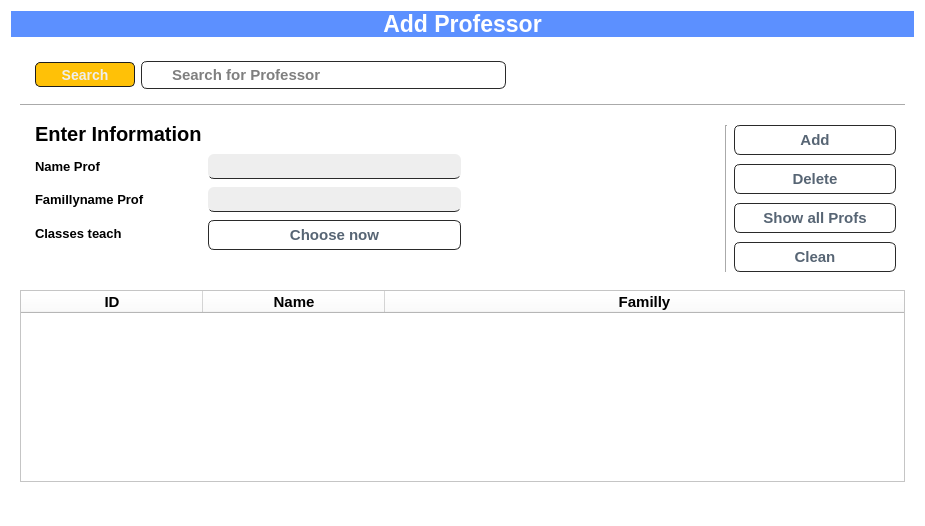
               <widget class="QWidget" name="page_3">
                <property name="styleSheet">
                 <string notr="true">QWidget{background:#fff;}</string>
                </property>
                <layout class="QVBoxLayout" name="verticalLayout_10">
                 <item>
                  <widget class="QLabel" name="label_35">
                   <property name="font">
                    <font>
                     <pointsize>17</pointsize>
                     <weight>75</weight>
                     <bold>true</bold>
                    </font>
                   </property>
                   <property name="styleSheet">
                    <string notr="true">background-color: rgb(92, 144, 255);
color: rgb(255, 255, 255);</string>
                   </property>
                   <property name="text">
                    <string>&lt;html&gt;&lt;head/&gt;&lt;body&gt;&lt;p align=&quot;center&quot;&gt;Add Professor&lt;/p&gt;&lt;/body&gt;&lt;/html&gt;</string>
                   </property>
                  </widget>
                 </item>
                 <item>
                  <widget class="QWidget" name="widget_50" native="true">
                   <property name="sizePolicy">
                    <sizepolicy hsizetype="Preferred" vsizetype="Expanding">
                     <horstretch>0</horstretch>
                     <verstretch>0</verstretch>
                    </sizepolicy>
                   </property>
                   <property name="styleSheet">
                    <string notr="true">background-color: rgb(255, 255, 255);</string>
                   </property>
                   <layout class="QGridLayout" name="gridLayout_9">
                    <item row="2" column="3">
                     <widget class="QWidget" name="widget_52" native="true">
                      <property name="minimumSize">
                       <size>
                        <width>189</width>
                        <height>0</height>
                       </size>
                      </property>
                      <property name="focusPolicy">
                       <enum>Qt::NoFocus</enum>
                      </property>
                      <layout class="QGridLayout" name="gridLayout_10">
                       <property name="leftMargin">
                        <number>0</number>
                       </property>
                       <property name="topMargin">
                        <number>0</number>
                       </property>
                       <property name="rightMargin">
                        <number>0</number>
                       </property>
                       <property name="bottomMargin">
                        <number>0</number>
                       </property>
                       <property name="spacing">
                        <number>0</number>
                       </property>
                       <item row="0" column="0">
                        <widget class="QScrollArea" name="scrollArea">
                         <property name="minimumSize">
                          <size>
                           <width>0</width>
                           <height>1</height>
                          </size>
                         </property>
                         <property name="maximumSize">
                          <size>
                           <width>231</width>
                           <height>180</height>
                          </size>
                         </property>
                         <property name="styleSheet">
                          <string notr="true">border:none;</string>
                         </property>
                         <property name="widgetResizable">
                          <bool>true</bool>
                         </property>
                         <widget class="QWidget" name="scrollAreaWidgetContents">
                          <property name="geometry">
                           <rect>
                            <x>0</x>
                            <y>0</y>
                            <width>192</width>
                            <height>180</height>
                           </rect>
                          </property>
                          <layout class="QVBoxLayout" name="verticalLayout_23">
                           <item>
                            <layout class="QVBoxLayout" name="verticalLayout_11">
                             <property name="spacing">
                              <number>4</number>
                             </property>
                            </layout>
                           </item>
                          </layout>
                         </widget>
                        </widget>
                       </item>
                      </layout>
                     </widget>
                    </item>
                    <item row="4" column="0" colspan="4" alignment="Qt::AlignBottom">
                     <widget class="QWidget" name="widget_54" native="true">
                      <layout class="QHBoxLayout" name="horizontalLayout_15"/>
                     </widget>
                    </item>
                    <item row="3" column="0" colspan="5">
                     <widget class="QWidget" name="widget_4" native="true">
                      <property name="sizePolicy">
                       <sizepolicy hsizetype="Preferred" vsizetype="Expanding">
                        <horstretch>0</horstretch>
                        <verstretch>0</verstretch>
                       </sizepolicy>
                      </property>
                      <layout class="QVBoxLayout" name="verticalLayout_8">
                       <property name="spacing">
                        <number>0</number>
                       </property>
                       <property name="leftMargin">
                        <number>0</number>
                       </property>
                       <property name="topMargin">
                        <number>0</number>
                       </property>
                       <property name="rightMargin">
                        <number>0</number>
                       </property>
                       <property name="bottomMargin">
                        <number>0</number>
                       </property>
                       <item>
                        <widget class="QTableWidget" name="table_profs">
                         <property name="focusPolicy">
                          <enum>Qt::NoFocus</enum>
                         </property>
                         <property name="layoutDirection">
                          <enum>Qt::LeftToRight</enum>
                         </property>
                         <property name="styleSheet">
                          <string notr="true">font-size:14px;
font-weight:bold;
text-align:center;</string>
                         </property>
                         <property name="frameShape">
                          <enum>QFrame::StyledPanel</enum>
                         </property>
                         <property name="horizontalScrollMode">
                          <enum>QAbstractItemView::ScrollPerItem</enum>
                         </property>
                         <property name="gridStyle">
                          <enum>Qt::DotLine</enum>
                         </property>
                         <attribute name="horizontalHeaderDefaultSectionSize">
                          <number>182</number>
                         </attribute>
                         <attribute name="horizontalHeaderHighlightSections">
                          <bool>false</bool>
                         </attribute>
                         <attribute name="horizontalHeaderShowSortIndicator" stdset="0">
                          <bool>false</bool>
                         </attribute>
                         <attribute name="horizontalHeaderStretchLastSection">
                          <bool>true</bool>
                         </attribute>
                         <attribute name="verticalHeaderStretchLastSection">
                          <bool>false</bool>
                         </attribute>
                         <column>
                          <property name="text">
                           <string>          ID          </string>
                          </property>
                          <property name="font">
                           <font>
                            <pointsize>11</pointsize>
                            <weight>75</weight>
                            <bold>true</bold>
                           </font>
                          </property>
                          <property name="textAlignment">
                           <set>AlignCenter</set>
                          </property>
                         </column>
                         <column>
                          <property name="text">
                           <string>Name</string>
                          </property>
                          <property name="font">
                           <font>
                            <pointsize>11</pointsize>
                            <weight>75</weight>
                            <bold>true</bold>
                           </font>
                          </property>
                          <property name="textAlignment">
                           <set>AlignCenter</set>
                          </property>
                         </column>
                         <column>
                          <property name="text">
                           <string>Familly</string>
                          </property>
                          <property name="font">
                           <font>
                            <pointsize>11</pointsize>
                            <weight>75</weight>
                            <bold>true</bold>
                           </font>
                          </property>
                          <property name="textAlignment">
                           <set>AlignCenter</set>
                          </property>
                         </column>
                        </widget>
                       </item>
                      </layout>
                     </widget>
                    </item>
                    <item row="1" column="0" colspan="5">
                     <widget class="Line" name="line_17">
                      <property name="orientation">
                       <enum>Qt::Horizontal</enum>
                      </property>
                     </widget>
                    </item>
                    <item row="2" column="1">
                     <widget class="QWidget" name="widget_53" native="true">
                      <property name="sizePolicy">
                       <sizepolicy hsizetype="Preferred" vsizetype="Expanding">
                        <horstretch>0</horstretch>
                        <verstretch>0</verstretch>
                       </sizepolicy>
                      </property>
                      <property name="minimumSize">
                       <size>
                        <width>415</width>
                        <height>0</height>
                       </size>
                      </property>
                      <property name="maximumSize">
                       <size>
                        <width>444</width>
                        <height>16777215</height>
                       </size>
                      </property>
                      <property name="styleSheet">
                       <string notr="true">border:none;
border-radius:10px;
background-color: white;
</string>
                      </property>
                      <layout class="QFormLayout" name="formLayout_6">
                       <property name="verticalSpacing">
                        <number>8</number>
                       </property>
                       <item row="0" column="0">
                        <widget class="QLabel" name="lll1">
                         <property name="font">
                          <font>
                           <pointsize>15</pointsize>
                           <weight>75</weight>
                           <bold>true</bold>
                          </font>
                         </property>
                         <property name="styleSheet">
                          <string notr="true">color: #000;
border:none;</string>
                         </property>
                         <property name="text">
                          <string>Enter Information</string>
                         </property>
                        </widget>
                       </item>
                       <item row="4" column="0">
                        <widget class="QLabel" name="lll2">
                         <property name="font">
                          <font>
                           <pointsize>10</pointsize>
                           <weight>75</weight>
                           <bold>true</bold>
                          </font>
                         </property>
                         <property name="styleSheet">
                          <string notr="true">color: #000;
border:none;</string>
                         </property>
                         <property name="text">
                          <string>Name Prof</string>
                         </property>
                        </widget>
                       </item>
                       <item row="4" column="1">
                        <widget class="QLineEdit" name="lineEdit_21">
                         <property name="styleSheet">
                          <string notr="true">QLineEdit {
	background-color: rgb(238, 238, 238);
	color:#000;
	border-radius: 6px;
	border-bottom: 1px solid #2a2a2a;
	display:inline-block;
	font-family:Arial;
	font-size:14px;
	font-weight:bold;
	padding:3px 28px;
	text-decoration:none;
	text-shadow:0px 1px 0px #ffffff;
}
	</string>
                         </property>
                         <property name="placeholderText">
                          <string/>
                         </property>
                        </widget>
                       </item>
                       <item row="5" column="0">
                        <widget class="QLabel" name="lll3">
                         <property name="font">
                          <font>
                           <pointsize>10</pointsize>
                           <weight>75</weight>
                           <bold>true</bold>
                          </font>
                         </property>
                         <property name="styleSheet">
                          <string notr="true">color: #000;
border:none;</string>
                         </property>
                         <property name="text">
                          <string>Famillyname Prof</string>
                         </property>
                        </widget>
                       </item>
                       <item row="6" column="0">
                        <widget class="QLabel" name="lll4">
                         <property name="font">
                          <font>
                           <pointsize>10</pointsize>
                           <weight>75</weight>
                           <bold>true</bold>
                          </font>
                         </property>
                         <property name="styleSheet">
                          <string notr="true">color: #000;
border:none;</string>
                         </property>
                         <property name="text">
                          <string>Classes teach</string>
                         </property>
                        </widget>
                       </item>
                       <item row="6" column="1">
                        <widget class="QPushButton" name="pushButton_34">
                         <property name="styleSheet">
                          <string notr="true">QPushButton {
	background-color: #ffffff;
	color: #576574;
	border-radius: 6px;
	border: 1px solid #2a2a2a;
	display:inline-block;
	font-family:Arial;
	font-size:15px;
	font-weight:bold;
	padding:5px 28px;
	text-decoration:none;
	text-shadow:0px 1px 0px #ffffff;
}
QPushButton:hover {
	background:linear-gradient(to bottom, #f9f9f9 5%, #e9e9e9 100%);
	background-color: QLinearGradient( x1: 0, y1: 0, x2: 1, y2: 1, stop: 0 #D980FA, stop: 0.1 #ED4C67, stop: 0.5 #B53471, stop: 0.9 #B53471, stop: 1 #833471);
	color: #eeeeee;
	border-radius: 6px;
	border: 1px solid #ffffff;
	display:inline-block;
	cursor:pointer;
	font-family:Arial;
	font-size:10px;
	font-weight:bold;
	padding:5px 24px;
	text-decoration:none;
	text-shadow:0px 1px 0px #ffffff;
}</string>
                         </property>
                         <property name="text">
                          <string>Choose now</string>
                         </property>
                        </widget>
                       </item>
                       <item row="5" column="1">
                        <widget class="QLineEdit" name="lineEdit">
                         <property name="styleSheet">
                          <string notr="true">QLineEdit {
	background-color: rgb(238, 238, 238);
	color:#000;
	border-radius: 6px;
	border-bottom: 1px solid #2a2a2a;
	display:inline-block;
	font-family:Arial;
	font-size:14px;
	font-weight:bold;
	padding:3px 28px;
	text-decoration:none;
	text-shadow:0px 1px 0px #ffffff;
}
	</string>
                         </property>
                        </widget>
                       </item>
                       <item row="7" column="1">
                        <widget class="QLabel" name="status">
                         <property name="styleSheet">
                          <string notr="true">color: rgb(94, 156, 255);
font-size:15px;
font-weight:bold;</string>
                         </property>
                         <property name="text">
                          <string/>
                         </property>
                        </widget>
                       </item>
                      </layout>
                     </widget>
                    </item>
                    <item row="2" column="4">
                     <widget class="QWidget" name="widget_5" native="true">
                      <layout class="QGridLayout" name="gridLayout_2">
                       <item row="1" column="1">
                        <widget class="QPushButton" name="pushButton_30">
                         <property name="styleSheet">
                          <string notr="true">QPushButton {
	background-color: #ffffff;
	color: #576574;
	border-radius: 6px;
	border: 1px solid #2a2a2a;
	display:inline-block;
	font-family:Arial;
	font-size:15px;
	font-weight:bold;
	padding:5px 28px;
	text-decoration:none;
	text-shadow:0px 1px 0px #ffffff;
}
QPushButton:hover {
	background:linear-gradient(to bottom, #f9f9f9 5%, #e9e9e9 100%);
	background-color: QLinearGradient( x1: 0, y1: 0, x2: 1, y2: 1, stop: 0 #D980FA, stop: 0.1 #ED4C67, stop: 0.5 #B53471, stop: 0.9 #B53471, stop: 1 #833471);
	color: #eeeeee;
	border-radius: 6px;
	border: 1px solid #ffffff;
	display:inline-block;
	cursor:pointer;
	font-family:Arial;
	font-size:10px;
	font-weight:bold;
	padding:5px 24px;
	text-decoration:none;
	text-shadow:0px 1px 0px #ffffff;
}</string>
                         </property>
                         <property name="text">
                          <string>Delete</string>
                         </property>
                        </widget>
                       </item>
                       <item row="2" column="1">
                        <widget class="QPushButton" name="pushButton_31">
                         <property name="styleSheet">
                          <string notr="true">QPushButton {
	background-color: #ffffff;
	color: #576574;
	border-radius: 6px;
	border: 1px solid #2a2a2a;
	display:inline-block;
	font-family:Arial;
	font-size:15px;
	font-weight:bold;
	padding:5px 28px;
	text-decoration:none;
	text-shadow:0px 1px 0px #ffffff;
}
QPushButton:hover {
	background:linear-gradient(to bottom, #f9f9f9 5%, #e9e9e9 100%);
	background-color: QLinearGradient( x1: 0, y1: 0, x2: 1, y2: 1, stop: 0 #D980FA, stop: 0.1 #ED4C67, stop: 0.5 #B53471, stop: 0.9 #B53471, stop: 1 #833471);
	color: #eeeeee;
	border-radius: 6px;
	border: 1px solid #ffffff;
	display:inline-block;
	cursor:pointer;
	font-family:Arial;
	font-size:10px;
	font-weight:bold;
	padding:5px 24px;
	text-decoration:none;
	text-shadow:0px 1px 0px #ffffff;
}</string>
                         </property>
                         <property name="text">
                          <string>Show all Profs</string>
                         </property>
                        </widget>
                       </item>
                       <item row="0" column="1">
                        <widget class="QPushButton" name="pushButton_29">
                         <property name="styleSheet">
                          <string notr="true">QPushButton {
	background-color: #ffffff;
	color: #576574;
	border-radius: 6px;
	border: 1px solid #2a2a2a;
	display:inline-block;
	font-family:Arial;
	font-size:15px;
	font-weight:bold;
	padding:5px 28px;
	text-decoration:none;
	text-shadow:0px 1px 0px #ffffff;
}
QPushButton:hover {
	background:linear-gradient(to bottom, #f9f9f9 5%, #e9e9e9 100%);
	background-color: QLinearGradient( x1: 0, y1: 0, x2: 1, y2: 1, stop: 0 #D980FA, stop: 0.1 #ED4C67, stop: 0.5 #B53471, stop: 0.9 #B53471, stop: 1 #833471);
	color: #eeeeee;
	border-radius: 6px;
	border: 1px solid #ffffff;
	display:inline-block;
	cursor:pointer;
	font-family:Arial;
	font-size:10px;
	font-weight:bold;
	padding:5px 24px;
	text-decoration:none;
	text-shadow:0px 1px 0px #ffffff;
}</string>
                         </property>
                         <property name="text">
                          <string>Add</string>
                         </property>
                        </widget>
                       </item>
                       <item row="3" column="1">
                        <widget class="QPushButton" name="pushButton_32">
                         <property name="styleSheet">
                          <string notr="true">QPushButton {
	background-color: #ffffff;
	color: #576574;
	border-radius: 6px;
	border: 1px solid #2a2a2a;
	display:inline-block;
	font-family:Arial;
	font-size:15px;
	font-weight:bold;
	padding:5px 28px;
	text-decoration:none;
	text-shadow:0px 1px 0px #ffffff;
}
QPushButton:hover {
	background:linear-gradient(to bottom, #f9f9f9 5%, #e9e9e9 100%);
	background-color: QLinearGradient( x1: 0, y1: 0, x2: 1, y2: 1, stop: 0 #D980FA, stop: 0.1 #ED4C67, stop: 0.5 #B53471, stop: 0.9 #B53471, stop: 1 #833471);
	color: #eeeeee;
	border-radius: 6px;
	border: 1px solid #ffffff;
	display:inline-block;
	cursor:pointer;
	font-family:Arial;
	font-size:10px;
	font-weight:bold;
	padding:5px 24px;
	text-decoration:none;
	text-shadow:0px 1px 0px #ffffff;
}</string>
                         </property>
                         <property name="text">
                          <string>Clean</string>
                         </property>
                        </widget>
                       </item>
                       <item row="0" column="0" rowspan="4">
                        <widget class="Line" name="line_2">
                         <property name="orientation">
                          <enum>Qt::Vertical</enum>
                         </property>
                        </widget>
                       </item>
                      </layout>
                     </widget>
                    </item>
                    <item row="0" column="1" colspan="2">
                     <widget class="QWidget" name="widget_51" native="true">
                      <property name="minimumSize">
                       <size>
                        <width>257</width>
                        <height>0</height>
                       </size>
                      </property>
                      <layout class="QHBoxLayout" name="horizontalLayout_3">
                       <item>
                        <widget class="QPushButton" name="pushButton_33">
                         <property name="minimumSize">
                          <size>
                           <width>100</width>
                           <height>25</height>
                          </size>
                         </property>
                         <property name="maximumSize">
                          <size>
                           <width>100</width>
                           <height>25</height>
                          </size>
                         </property>
                         <property name="styleSheet">
                          <string notr="true">QPushButton {
	box-shadow:inset 0px 1px 0px 0px #ffffff;
	background:linear-gradient(to bottom, #f9f9f9 5%, #e9e9e9 100%);
	background-color: #ffc107;
	color: #eeeeee;
	border-radius:5px;
	border:1px solid #1e1e1e;
	display:inline-block;
	cursor:pointer;
	font-family:Arial;
	font-size:14px;
	font-weight:bold;
	padding:2px 24px;
}
QPushButton:hover {
	background:linear-gradient(to bottom, #e9e9e9 5%, #f9f9f9 100%);
	background-color: #001;
	color:#666666;
}
QPushButton:active {
	position:relative;
	top:1px;
}
QPushButton::pressed {
    background-color: QLinearGradient( x1: 0, y1: 0, x2: 0, y2: 1, stop: 0 #2d2d2d, stop: 0.1 #2b2b2b, stop: 0.5 #292929, stop: 0.9 #282828, stop: 1 #252525);
}

</string>
                         </property>
                         <property name="text">
                          <string>Search</string>
                         </property>
                        </widget>
                       </item>
                       <item>
                        <widget class="QLineEdit" name="lineEdit_22">
                         <property name="minimumSize">
                          <size>
                           <width>365</width>
                           <height>0</height>
                          </size>
                         </property>
                         <property name="styleSheet">
                          <string notr="true">QLineEdit {
	background-color: #ffffff;
	color: rgb(0, 0, 0);
	border-radius: 6px;
	border: 1px solid #2a2a2a;
	display:inline-block;
	font-family:Arial;
	font-size:15px;
	font-weight:bold;
	padding:3px 28px;
	text-decoration:none;
	text-shadow:0px 1px 0px #ffffff;
}
	</string>
                         </property>
                         <property name="placeholderText">
                          <string>Search for Professor</string>
                         </property>
                        </widget>
                       </item>
                      </layout>
                     </widget>
                    </item>
                   </layout>
                  </widget>
                 </item>
                </layout>
               </widget>
